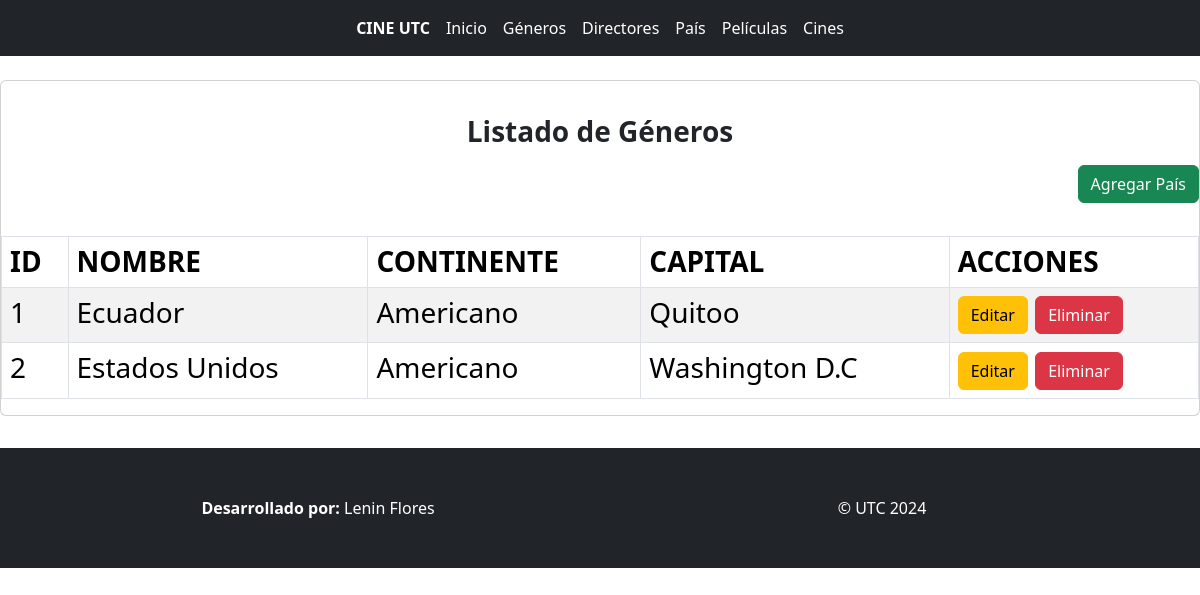
/listadoPais/, run on the app's committed database.
### Aplicaciones/Cartelera/models.py (models this page shows, shortened)
class Pais (models.Model):
    id=models.AutoField(primary_key=True)
    nombre=models.CharField(max_length=150)
    continente=models.CharField(max_length=150)
    capital=models.CharField(max_length=150)

### Aplicaciones/Cartelera/views.py (the view)
# urls.py: path('listadoPais/',views.listadoPais, name='listadoPais'),
def listadoPais(request):
    paisBdd=Pais.objects.all()
    return render (request, "listadoPais.html",{'pais':paisBdd})

### Aplicaciones/Cartelera/templates/listadoPais.html (shortened to what this page needs)
{% extends "./plantilla.html" %}
{% block body %}
<br>
<h3 class="card">
    <div class="card-title text-center">
        <br>
        <h3><b>Listado de Géneros</b></h3>
    </div>
    <div class="text-end">
        <a href="{% url 'nuevoPais' %}" class="btn btn-success">Agregar País</a>
    </div>
    <br>
    <table class="table table-bordered table-striped table-hover" id="tbl-generos">
        <thead>
            <tr>
                <th>ID</th>
                <th>NOMBRE</th>
                <th>CONTINENTE</th>
                <th>CAPITAL</th>
                <th>ACCIONES</th>
            </tr>
        </thead>
        <tbody>
            {% for paisTemporal in pais %}
            <tr>
                <td>{{paisTemporal.id}}</td>
                <td>{{paisTemporal.nombre}}</td>
                <td>{{paisTemporal.continente}}</td>
                <td>{{paisTemporal.capital}}</td>
                <td>
                    <a href="{% url 'editarPais' paisTemporal.id %}" class="btn  btn-warning">Editar</a>
                    <a href="{% url 'eliminarPais' paisTemporal.id %}" class="btn  btn-danger" onclick="return confirm('Desea borrar el registro');">Eliminar</a>
                </td>
            </tr>
            {% endfor %}
        </tbody>
    </table>
</h3>
<br>
{% endblock %}

### data on the page
Pais: id "1", nombre "Ecuador", continente "Americano", capital "Quitoo"
Pais: id "2", nombre "Estados Unidos", continente "Americano", capital "Washington D.C"
